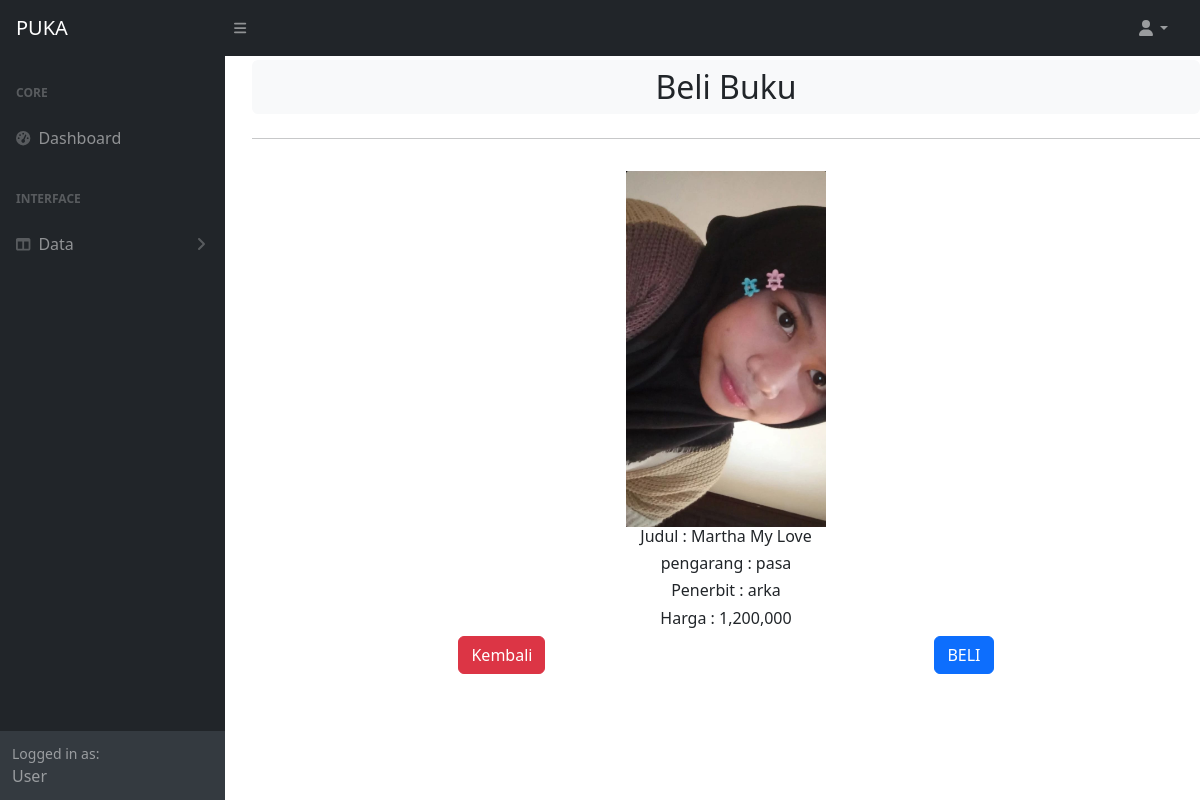
Page /user/transaksi.php?id_buku=1 on the committed database.
### tables this page shows
CREATE TABLE `daftar_buku` (
  `id_buku` int(255) NOT NULL,
  `judul` varchar(255) NOT NULL,
  `pengarang` varchar(255) NOT NULL,
  `penerbit` varchar(225) NOT NULL,
  `harga` varchar(225) NOT NULL,
  `foto` varchar(225) NOT NULL
);

### user/transaksi.php (the view, shortened to what this page needs)
<?php
include '../koneksi.php';
$details = mysqli_query($koneksi, "select * from daftar_buku where id_buku ='$_GET[id_buku]'");
$d = mysqli_fetch_array($details);
?>
<head>
    <link href="../css/styles.css" rel="stylesheet" />
    <link href="https://cdn.jsdelivr.net/npm/bootstrap@5.3.2/dist/css/bootstrap.min.css" rel="stylesheet">
</head>
<body class="sb-nav-fixed">
    <nav class="sb-topnav navbar navbar-expand navbar-dark bg-dark">
        <a class="navbar-brand ps-3" href="index.php">PUKA</a>
        <button class="btn btn-link btn-sm order-1 order-lg-0 me-4 me-lg-0" id="sidebarToggle" href="#!"><i class="fas fa-bars"></i></button>
        <ul class="navbar-nav ms-auto ms-md-0 me-3 me-lg-4">
            <li class="nav-item dropdown">
                <a class="nav-link dropdown-toggle" id="navbarDropdown" href="#" role="button" data-bs-toggle="dropdown" aria-expanded="false"><i class="fas fa-user fa-fw"></i></a>
            </li>
        </ul>
    </nav>
    <div id="layoutSidenav">
        <div id="layoutSidenav_nav">
            <nav class="sb-sidenav accordion sb-sidenav-dark" id="sidenavAccordion">
                <div class="sb-sidenav-menu">
                    <div class="nav">
                        <div class="sb-sidenav-menu-heading">Core</div>
                        <a class="nav-link" href="index.php">
                            <div class="sb-nav-link-icon"><i class="fas fa-tachometer-alt"></i></div>
                            Dashboard
                        </a>
                        <div class="sb-sidenav-menu-heading">Interface</div>
                        <a class="nav-link collapsed" href="#" data-bs-toggle="collapse" data-bs-target="#collapseLayouts" aria-expanded="false" aria-controls="collapseLayouts">
                            <div class="sb-nav-link-icon"><i class="fas fa-columns"></i></div>
                            Data
                            <div class="sb-sidenav-collapse-arrow"><i class="fas fa-angle-down"></i></div>
                        </a>
                    </div>
                </div>
                <div class="sb-sidenav-footer">
                    <div class="small">Logged in as:</div>
                    User
                </div>
            </nav>
        </div>
        <div class="row" style="margin-top: 5%; margin-left: 20%;">
            <div class="col-md-20">
                <div class="container">
                    <div class="row justify-content-center">
                        <h2 class="bg-light p-2 rounded  text-center text-dark" style="color: black;"> Beli Buku </h2>
                        <hr class="my-3">
                        <div class="text-center">
                            <img src="../admin/gambar/<?= $d["foto"]; ?>" width="200" class="img-thumnail mt-3">
                        </div>
                        <h6 class="text-dark text-center" style="font-size: 16px; margin: top 20px;">Judul : <?= $d["judul"]; ?></h6>
                        <h6 class="text-dark text-center" style="font-size: 16px;">pengarang : <?= $d["pengarang"]; ?></h6>
                        <h6 class="text-dark text-center" style="font-size: 16px;">Penerbit : <?= $d["penerbit"]; ?></h6>
                        <h6 class="text-dark text-center" style="font-size: 16px;">Harga : <?= $d["harga"]; ?></h6>
                    </div>
                        <?php
									include '../koneksi.php';
									$id = $_GET['id_buku'];
									$data = mysqli_query($koneksi, "select * from daftar_buku where id_buku='$id'");
									while ($d = mysqli_fetch_array($data)) {
										?>
										<form method="GET" action="aksi_transaksi.php" enctype="multipart/form-data">
											<div class="d-flex align-items-right justify-content-around">
												<a href="index.php" class="btn btn-danger">Kembali</a>
												<input type="submit" value="BELI" class="btn btn-primary">
											</div>
										</form>
										<?php
									}
									?>
                    </div>
                </div>
            </div>
</body>

### rows in the picture
daftar_buku: foto (picture), judul "Martha My Love", pengarang "pasa", penerbit "arka", harga "1,200,000"
